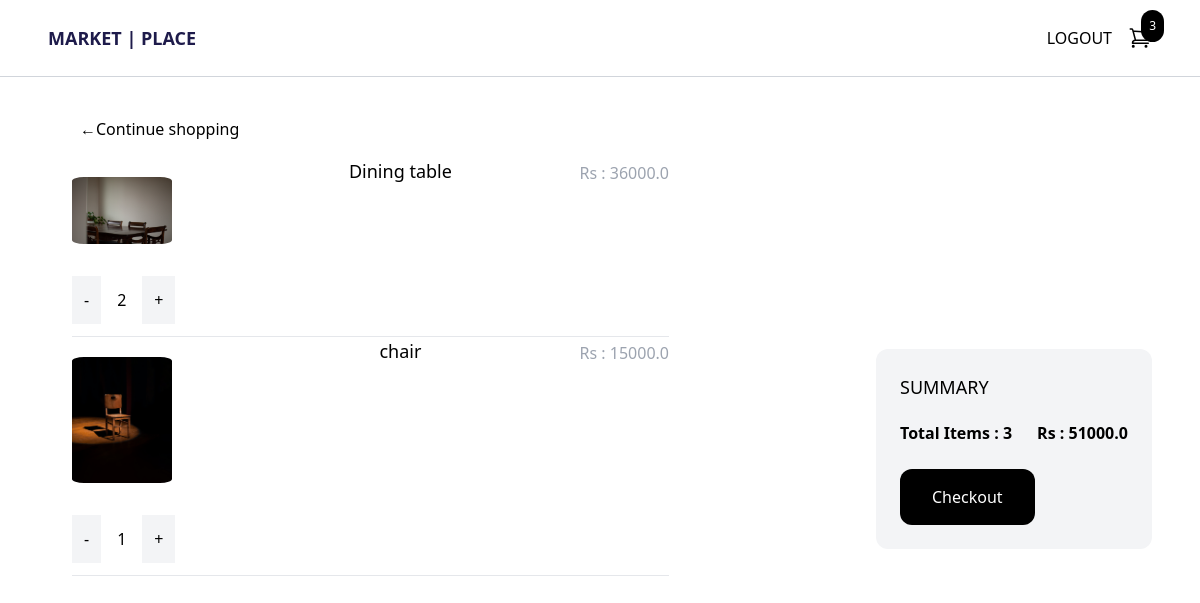
/cart/ (signed in), run on an earlier commit of the app's database.
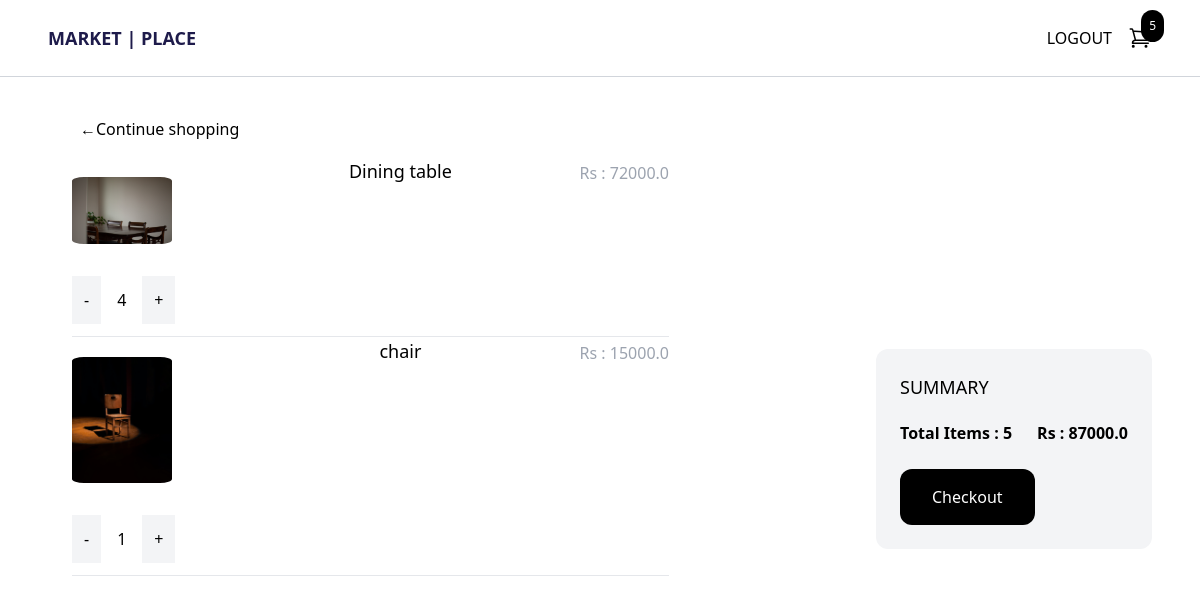
And on a later commit of the database.
### store/models.py (models this page shows, shortened)
class OrderItem(models.Model):
    product = models.ForeignKey(Product, on_delete=models.SET_NULL, blank=True, null=True)
    order = models.ForeignKey(Order, on_delete=models.SET_NULL, blank=True, null=True)
    quantity = models.IntegerField(default=0, null=True, blank=True)
    date_added = models.DateTimeField(auto_now_add=True)
    @property
    def get_total(self):
        total = self.product.price * self.quantity
        return total

class Product(models.Model):
    name = models.CharField(max_length=255, null=True)
    price = models.FloatField()
    digital = models.BooleanField(default=False, null=True, blank=True)
    image = models.ImageField(blank=True, null=True)

class Order(models.Model):
    customer = models.ForeignKey(Customer, on_delete=models.SET_NULL, blank=True, null=True)
    date_ordered = models.DateTimeField(auto_now_add=True)
    complete = models.BooleanField(default=False, null=True, blank=False)
    transaction_id = models.CharField(max_length=255, null=True)
    @property
    def get_cart_total(self):
        orderitems = self.orderitem_set.all()
        total = sum([item.get_total for item in orderitems])
        return total
    @property
    def get_cart_items(self):
        orderitems = self.orderitem_set.all()
        total = sum([item.quantity for item in orderitems])
        return total

### store/views.py (the view)
# urls.py: path('cart/', views.cart, name="cart"),
def cart(request):
    if request.user.is_authenticated:
        customer = request.user.customer
        order, created = Order.objects.get_or_create(customer=customer, complete=False)
        items = order.orderitem_set.all()
        cartItems = order.get_cart_items
    else:
       cookieData = cookieCart(request)
       cartItems = cookieData['cartItems']
       order = cookieData['order']
       items = cookieData['items']
    context = {'items': items, 'order': order, 'cartItems':cartItems}
    return render(request, 'store/cart.html', context)

### store/templates/store/cart.html
{% extends 'store/main.html' %}
{% block content %}
<div class="max-w-6xl mx-auto flex flex-wrap items-start py-6 px-6 xl:px-0">
    <div class="products w-full lg:w-3/4">
        <a href="{% url 'store' %}" class="inline-block px-8 py-4 rounded-xl  text-black">
            &#x2190;Continue shopping
        </a>
    </div>
   {% for item in items %}
   <div class="products w-full lg:w-3/4">
    <div class="w-3/4 pl-6">
        <div class="flex justify-between">
            <a href="#" class="w-1/4">
                <img class="hover:shadow-lg rounded-xl mt-3 py-2" src="{{ item.product.image.url }}" width="100px"></img>
            </a>
            <a href="#" class="text-lg"> {{ item.product.name }} </a>
            <span class="mb-6 pt-1 text-gray-400">Rs : {{ item.get_total }}</span>
        </div>
        <div class="quantity mt-6 flex items-center space-x-4 mb-3 ">
            <a class="p-3 bg-gray-100 update-cart" data-product="{{item.product.id}}" data-action="remove">-</a>
            <span>{{ item.quantity }}</span>
            <a class="p-3 bg-gray-100 update-cart" data-product="{{item.product.id}}" data-action="add" >+</a>
        </div>
        <hr>
    </div>
</div>
   {% endfor %}
    <div class="summary w-full lg:w-1/4 p-6 bg-gray-100 rounded-xl mt-3">
        <h2 class="uppercase text-lg mb-5">Summary</h2>
        <div class="mb-6 flex justify-between">
            <span class="font-semibold">Total Items : {{ order.get_cart_items }}</span>
            <span class="font-semibold">Rs : {{ order.get_cart_total }}</span>
        </div>
        <a href="{% url 'check_out' %}" class="inline-block px-8 py-4 rounded-xl bg-black hover:bg-gray-700 text-white">Checkout</a>
    </div>
</div>
{% endblock %}

What changed in the data, as far as the page shows it:
changed OrderItem "Dining table": get_total "36000.0" → "72000.0"; quantity "2" → "4"
changed through a linked row, Order: get_cart_items "3" → "5"; get_cart_total "51000.0" → "87000.0"
Also different on the page:
{{ cartItems }}: "3" → "5"
